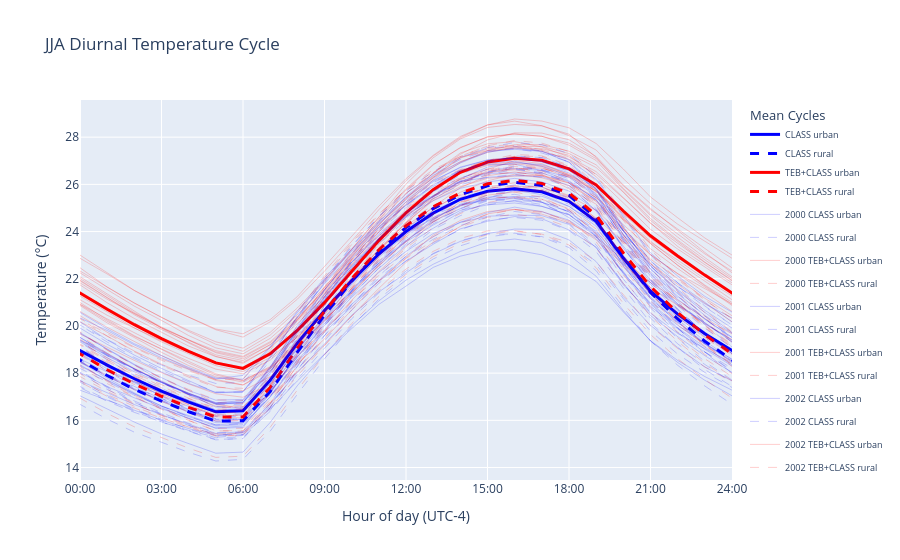
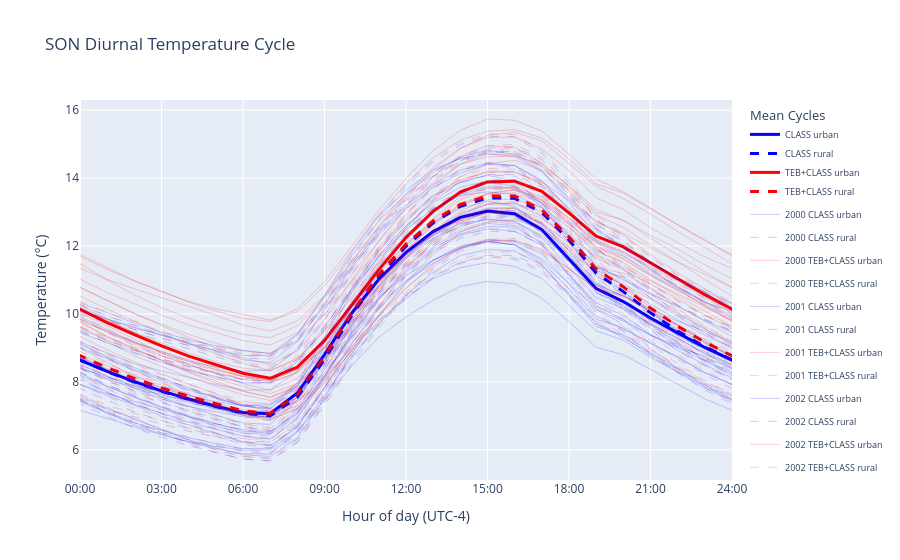
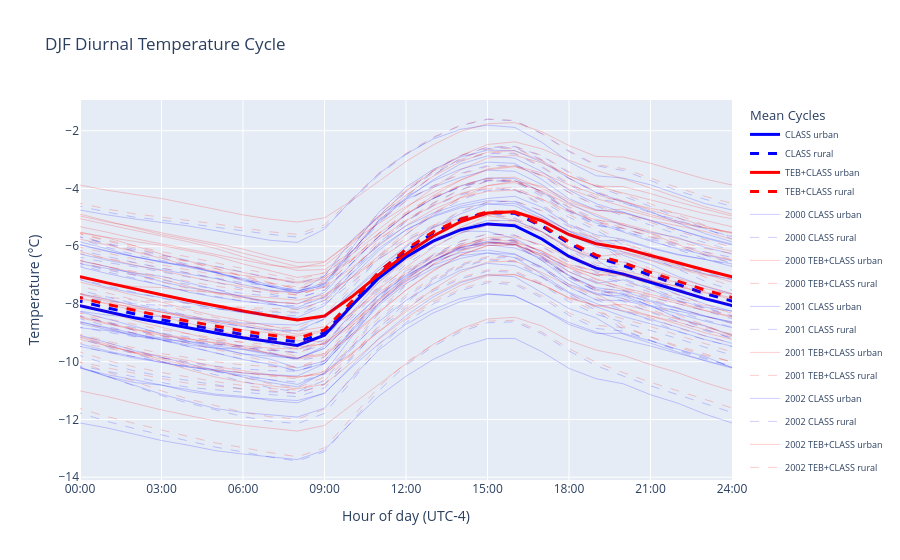
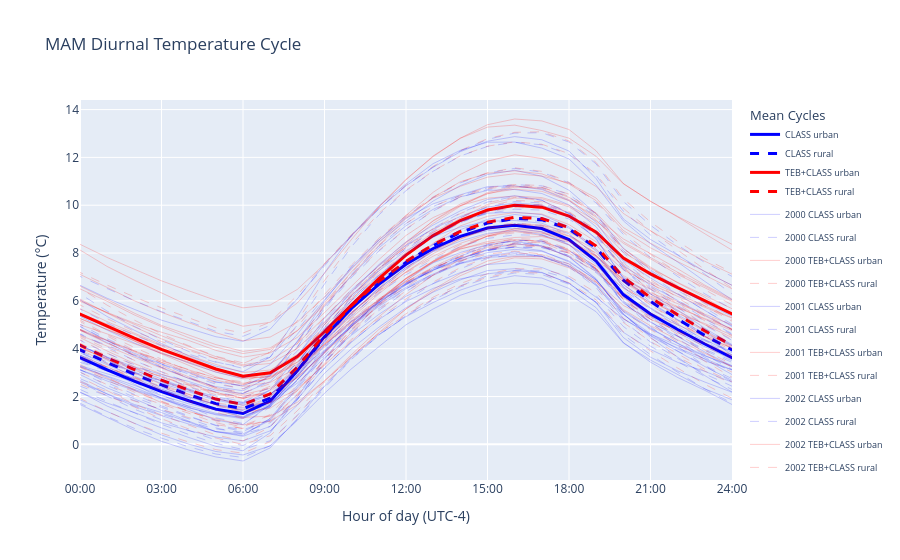

The notebook cell these images were saved under, in order:
### Code cell
# Diurnal temperature cycles, mean and by each year
X = diurnal['urban']['tas_C']['JJA'].hour - 4 # Time of day converted to UTC-4
X = np.concatenate([X,X+24]) # Show two diurnal cycles in the x-axis

for season in ['JJA','SON','DJF','MAM']:
    fig = go.Figure()
    for key,model,colour in zip(['tas_C','tas_T'],['CLASS','TEB+CLASS'],['blue','red']):
        
        # Temperatures
        for urban_or_rural, linestyle in zip(['urban','rural'],['solid','dash']):
            
            Y = diurnal[urban_or_rural][key][season].tas.values # Unadjusted for altitude
            # Adjust temperatures by altitude
            #       - Note: z_a as default ensures it outputs temperatures adjusted  station elevations 
            #               (ie not model orography so it must be done for 'urban' too)
            Y = adjust_temp(T_b = Y,                                       # T_b - temperatures before adjustment
                            z_b = Z_b_model[urban_or_rural])[0] - 273.15   # z_b - initial altitude average for the set
            
            # Duplicate to show two cycles on graph
            Y = np.concatenate([Y,Y]) 
            
            LINE = dict(color=colour, dash=linestyle)
            fig.add_trace(go.Scatter(
                x=X,
                y=Y,
                name=f'{model} {urban_or_rural}',
                line=dict(color=colour, dash=linestyle, width=3),
                legendgroup='means',
                legendgrouptitle_text='Mean Cycles',
                legendrank=1
            ))
     
    # Plot other year diurnal cycles to show inter-annual variability
    for year in years:
        for key, model, colour in zip(
            ['tas_C','tas_T'],
            ['CLASS','TEB+CLASS'],
            ['blue','red']
        ):
            for urban_or_rural, linestyle in zip(
                ['urban','rural'],
                ['solid','dash']
            ):

                diurnal_by_year = (
                    grouped_by_year[urban_or_rural][key][season][year]
                    .groupby('time.hour')
                    .mean(dim='time')
                    .mean(dim='points')
                )

                # Temperatures adjusted for elevation, each year, cycled twice on graph per year
                Y = adjust_temp(T_b = diurnal_by_year.tas.values,                                      
                            z_b = Z_b_model[urban_or_rural])[0] - 273.15   
                Y = np.concatenate([Y,Y])

                fig.add_trace(go.Scatter(
                    x=X,
                    y=Y,
                    name=f'{year} {model} {urban_or_rural}',
                    line=dict(color=colour, dash=linestyle, width=0.2),
                    legendrank=2,
                    showlegend=True
                ))

    fig.update_xaxes(
        range=[0, 24],
        tickmode='array',
        tickvals=list(range(0, 25, 3)),
        ticktext=[f'{h:02d}:00' for h in range(0, 25, 3)]
    )

    fig.update_layout(
        title=f'{season} Diurnal Temperature Cycle',
        xaxis_title='Hour of day (UTC-4)',
        yaxis_title='Temperature (°C)',
        legend=dict(
            font=dict(size=9),
            groupclick='toggleitem',
            tracegroupgap=4
        ),
    )
    fig.show()
    # fig.write_html(f'/runoff/gulley/UHI_plots/cycles/diurnal/{season}_diurnal_simobs.html')
